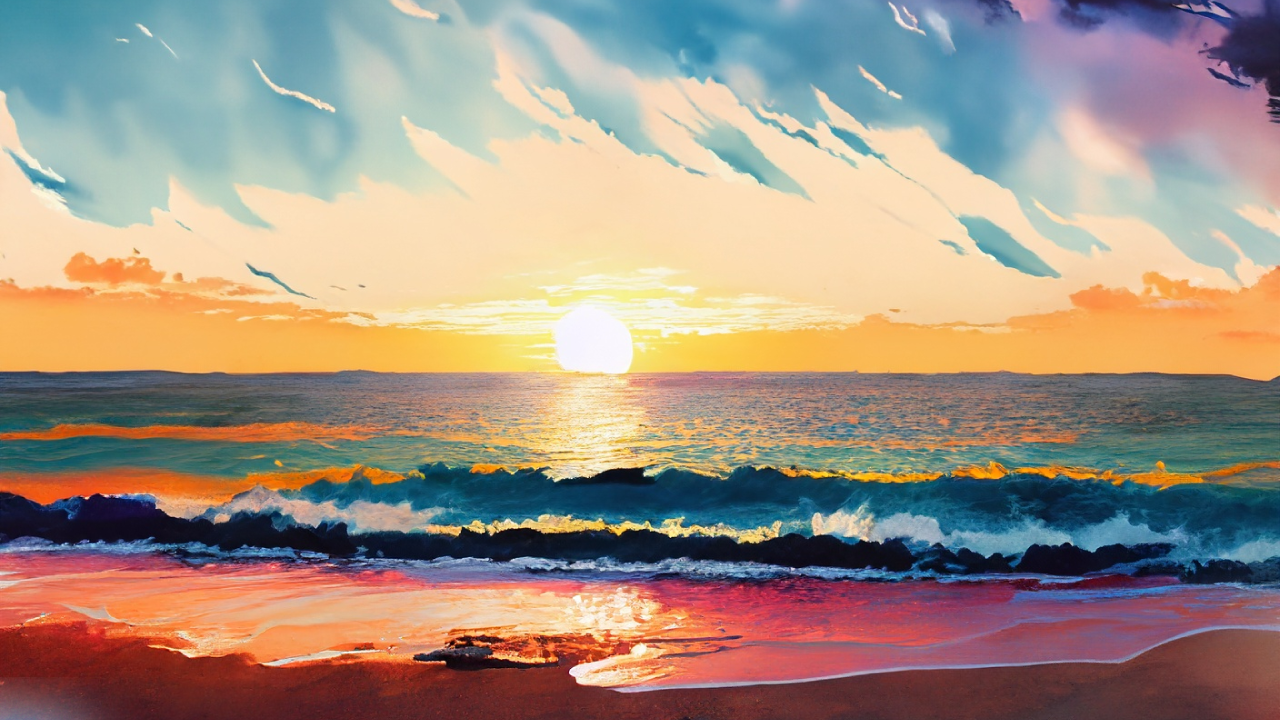
#> input picture HW2/input3_org.bmp, 1280 x 720 px
$ python ssim_cal.py
#> lines starting #> are read from the running program, lines starting #| are printed output that depends on the picture; pictures that were not available may be replaced by others from this repository, and a replacement may not be noted
from skimage.metrics import structural_similarity as ssim
import cv2

def calculate_ssim(original_image_path, noised_image_path):
    # Load images
#> called with original_image_path = 'input3_org.bmp', noised_image_path = 'output3.bmp'
    original = cv2.imread(original_image_path, cv2.IMREAD_GRAYSCALE)
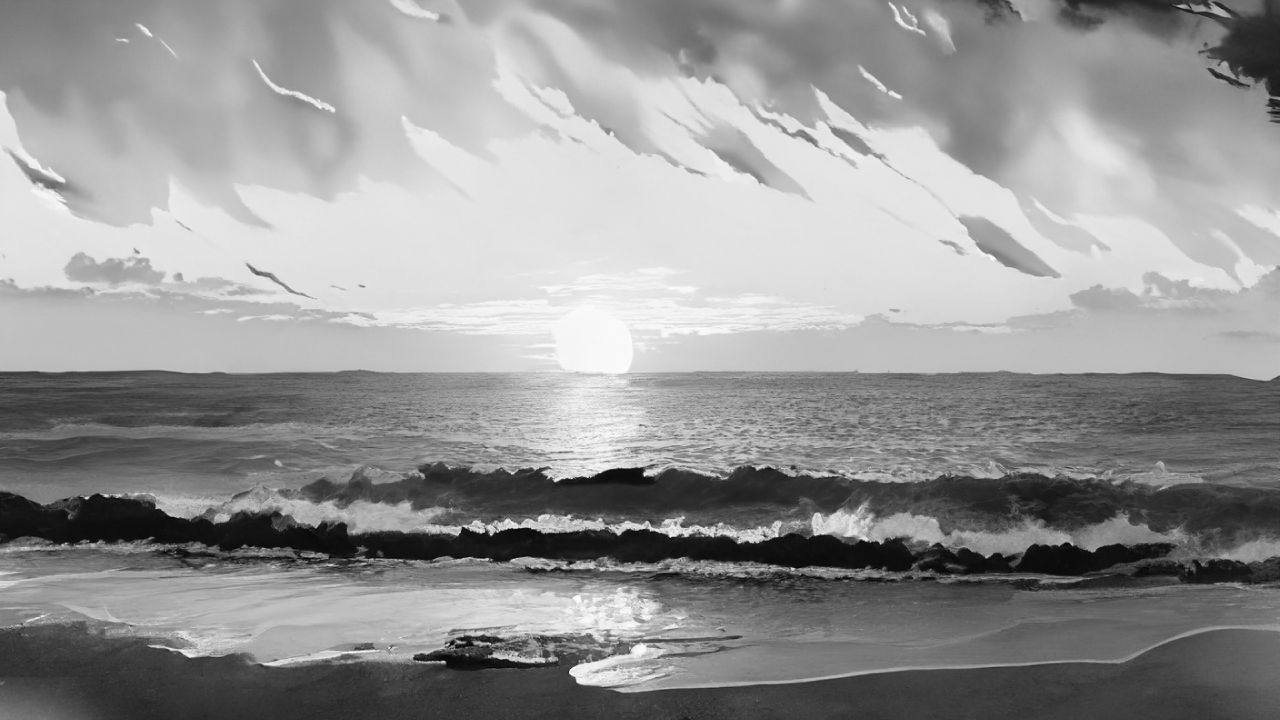
#> original: shape (720, 1280); min 4, max 254, mean 148.6
    noised = cv2.imread(noised_image_path, cv2.IMREAD_GRAYSCALE)
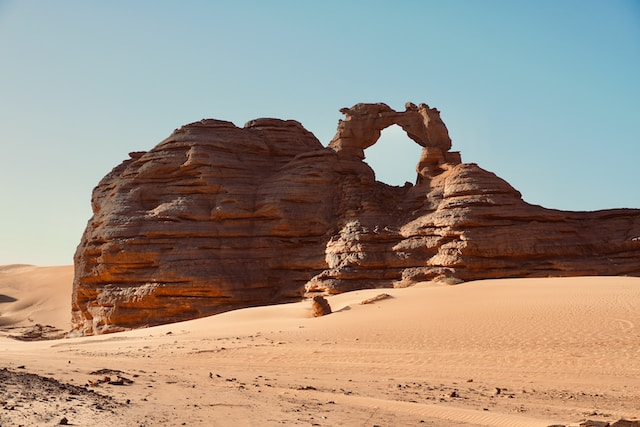
#> input picture HW2/input4_org.bmp, 640 x 427 px, given in place of output3.bmp, which was not available
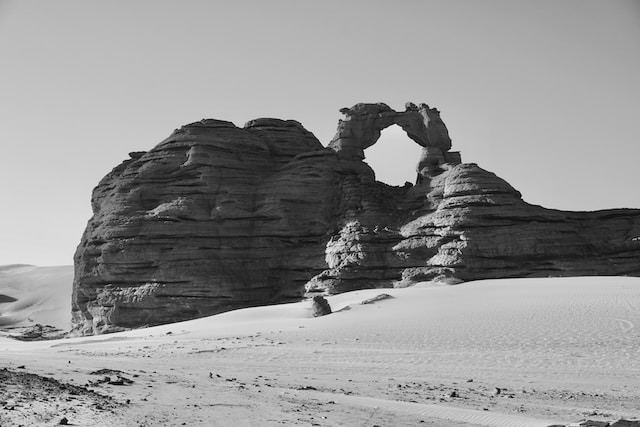
#> noised: shape (427, 640); min 1, max 237, mean 147.6

    # Ensure images are the same size
    if original.shape != noised.shape:
#> (the run stopped early here; a loop or call above may not have finished)
